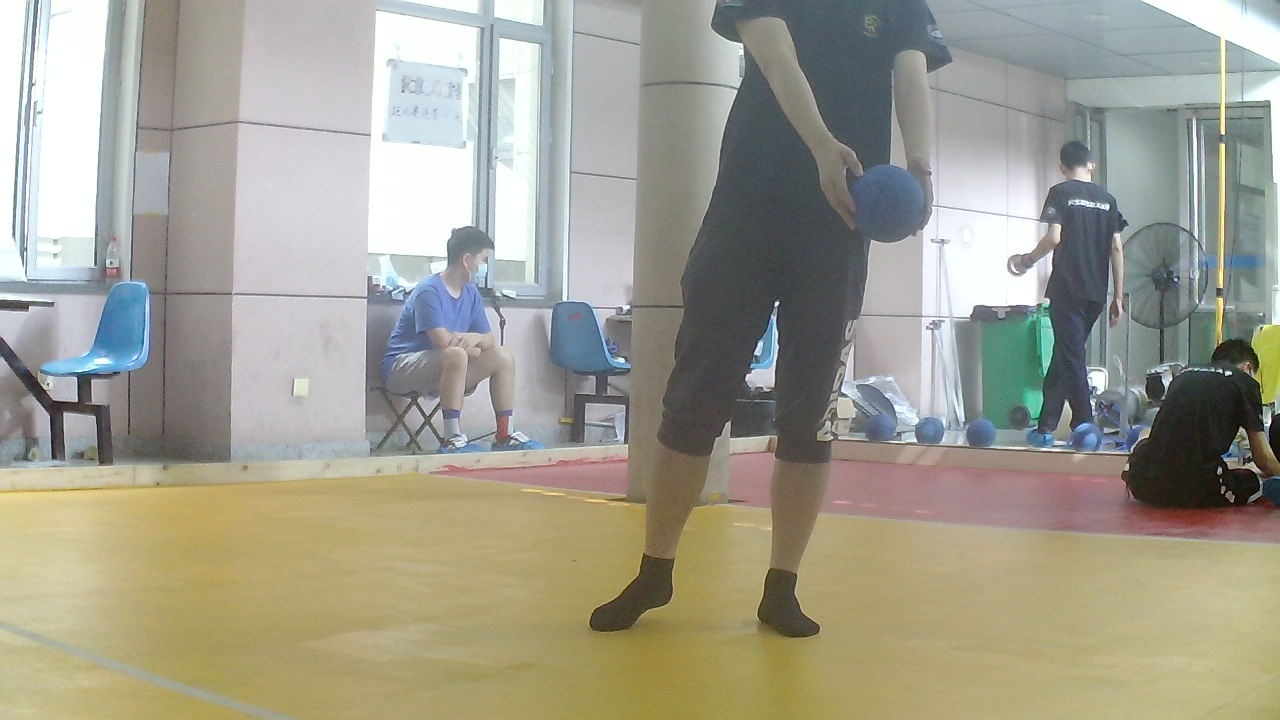
#> input picture robot/ball.jpg, 1280 x 720 px
$ python blueball.py
#> lines starting #> are read from the running program, lines starting #| are printed output that depends on the picture; long printed decimals are rounded
import cv2
from matplotlib import pyplot as plt
img_bgr = cv2.imread('ball.jpg')
#> img_bgr is the input picture: shape (720, 1280, 3); mean B, G, R 143.7, 158, 160.1
img = cv2.imread('ball.jpg', 0)
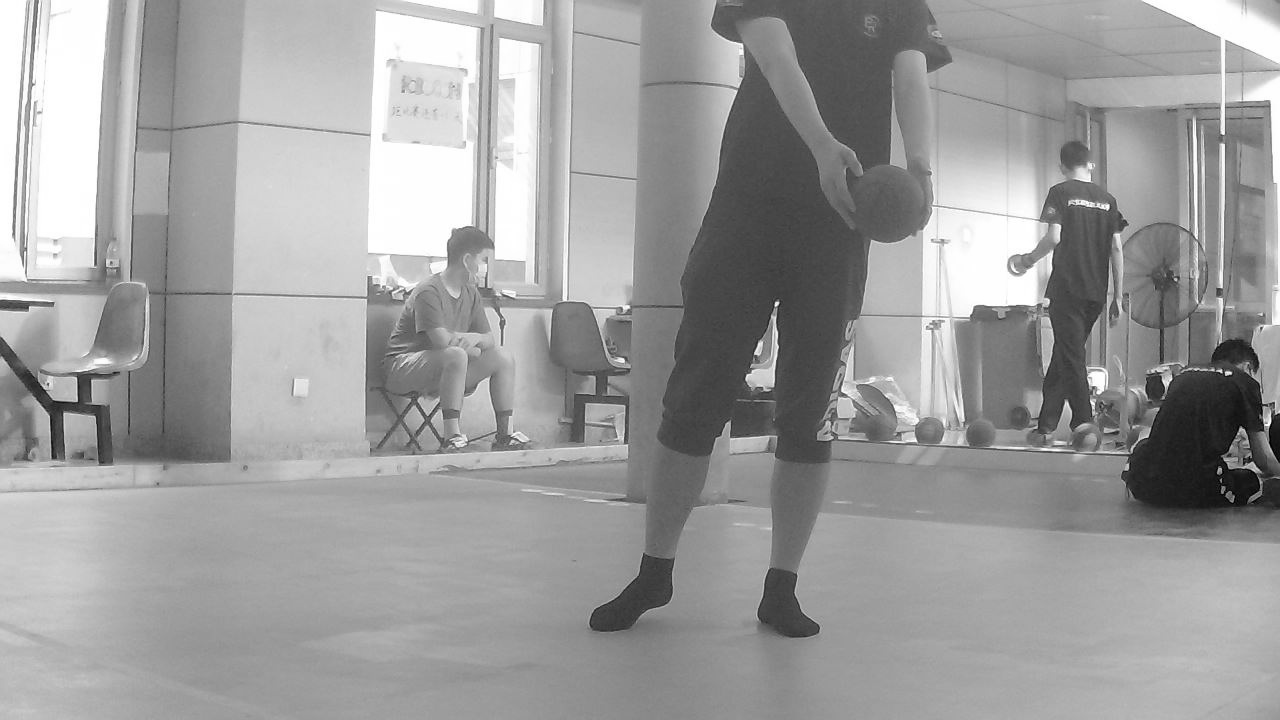
#> img: shape (720, 1280); min 0, max 255, mean 157
tem = cv2.imread('ball_t.jpg', 0)
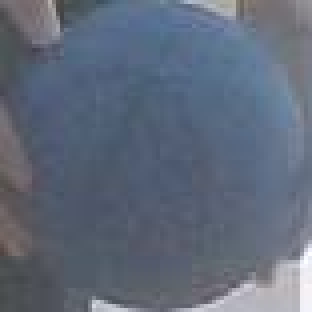
#> input picture robot/ball_t.jpg, 78 x 78 px (shown 4 times larger)
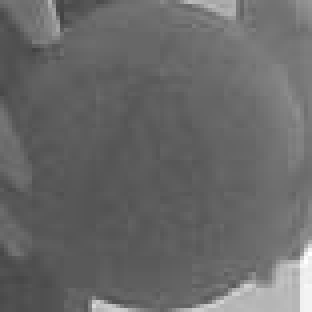
#> tem: shape (78, 78) (shown 4 times larger); min 66, max 255, mean 104.4
res = cv2.matchTemplate(img, tem, cv2.TM_SQDIFF_NORMED)
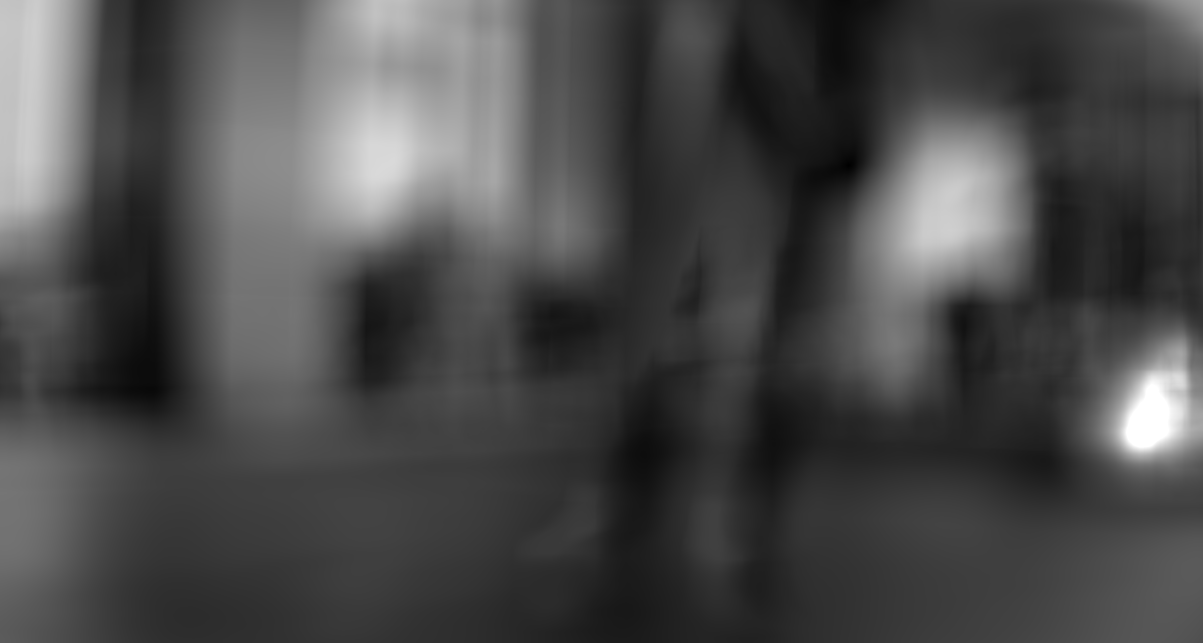
#> res: shape (643, 1203) float32; min 0.00051, max 1, mean 0.294
min_val, max_val, min_loc, max_loc = cv2.minMaxLoc(res)
#> min_val = 0.00051; max_val = 1; min_loc = (848, 165); max_loc = (1150, 385)
(x, y) = min_loc
#> x = 848; y = 165
(X, Y) = tem.shape
#> X = 78; Y = 78
(u, v) = (x + X / 2, y + Y / 2)
#> u = 887; v = 204
print(u, v)
#| 887.0 204.0

FX = 1823.4364
FY = 1827.9003
CX = 631.4012
CY = 294.1035
W = 4

U = ((u - CX) * W) / FX
#> U = 0.561
V = ((v - CY) * W) / FY
#> V = -0.197
print(U, V)
#| 0.5607 -0.1972

match_result = cv2.rectangle(img_bgr, (x, y), (X + x, Y + y), (0, 0, 255), 8)
b, g, r = cv2.split(match_result)  # 颜色通道提取
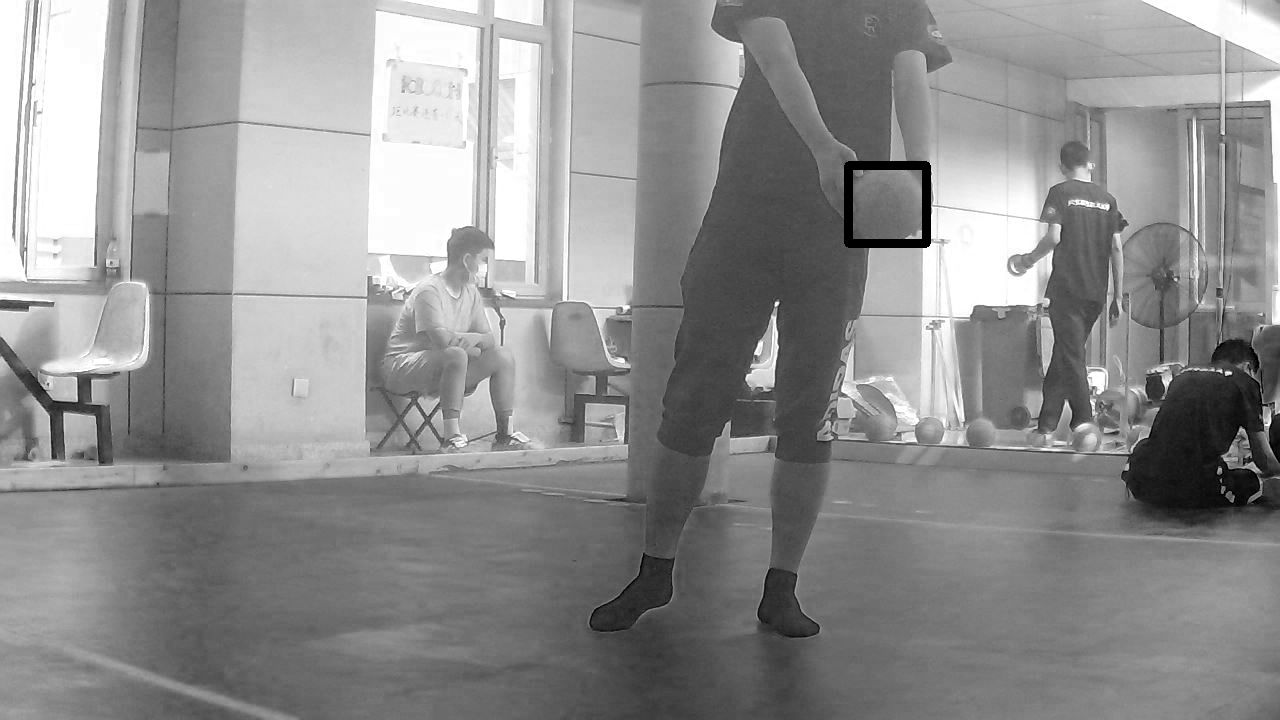
#> b: shape (720, 1280); min 0, max 255, mean 143.3
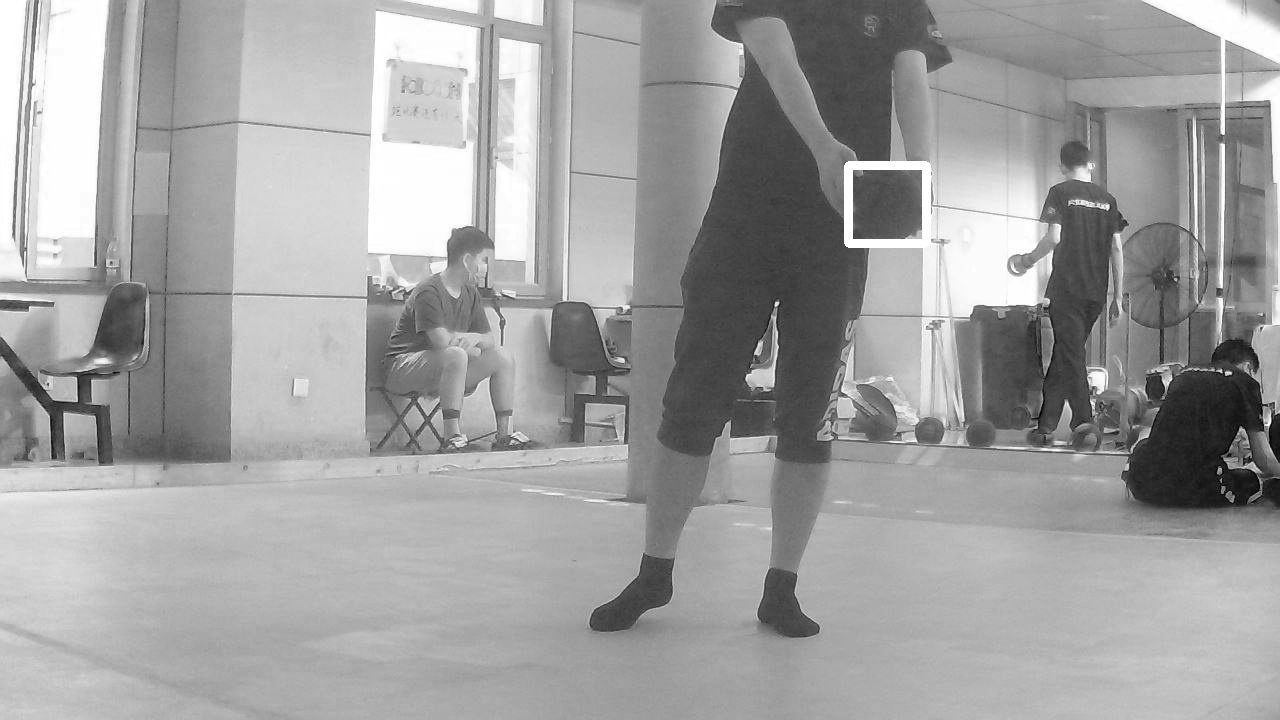
#> r: shape (720, 1280); min 0, max 255, mean 160.4
match_result_rgb = cv2.merge((r, g, b))  # 颜色通道合并


plt.subplot(121), plt.imshow(match_result_rgb)
plt.subplot(122), plt.imshow(res), plt.title("SQDIFF_NORMED")
plt.show()
